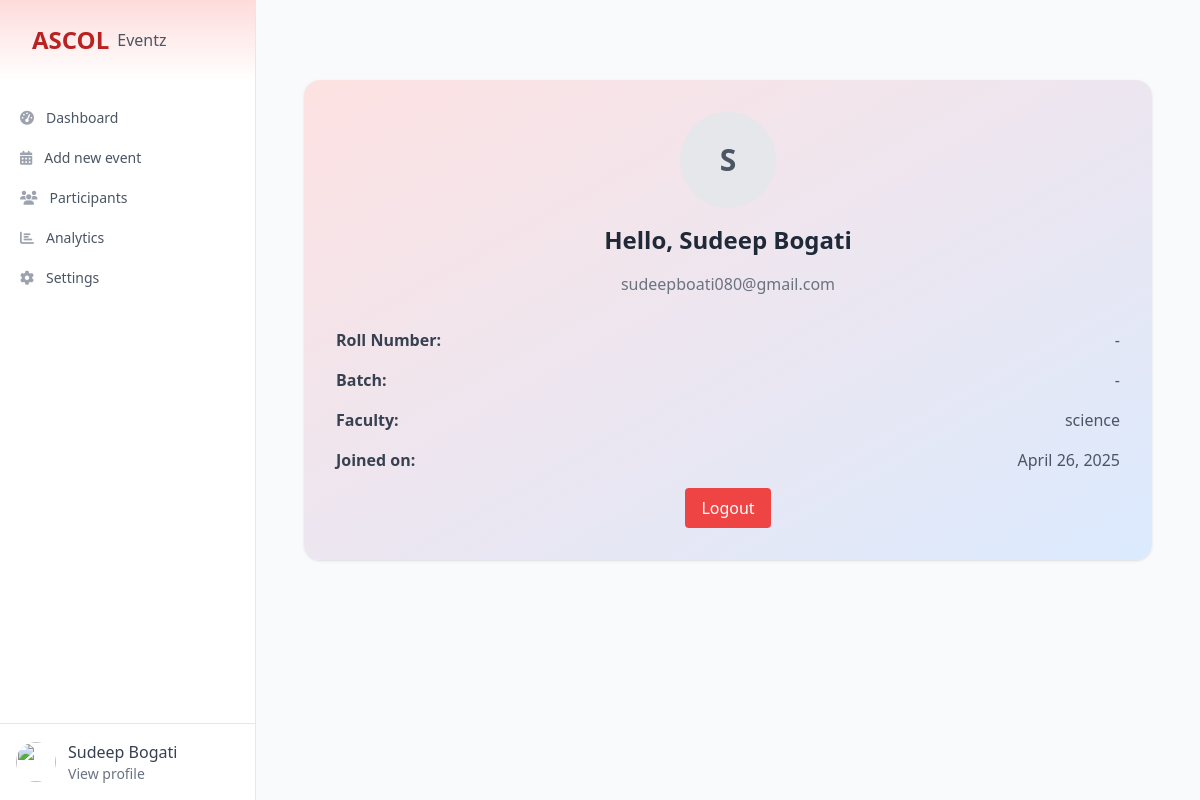
Screenshot of /profile (signed in) with the database file from the repository.
### authentication/models.py (models this page shows, shortened)
class CustomUser(AbstractBaseUser, PermissionsMixin):
    email = models.EmailField(unique=True)
    full_name = models.CharField(max_length=255, blank=True, null=True)
    roll_num = models.CharField(max_length=50, null=True, blank=True)
    batch = models.CharField(max_length=50, blank=True, null=True)
    faculty= models.CharField(max_length=255,blank=True, null=True)
    is_active = models.BooleanField(default=True)
    is_staff = models.BooleanField(default=False)
    date_joined = models.DateTimeField(auto_now_add=True)
    objects = CustomUserManager()
    USERNAME_FIELD = 'email'
    REQUIRED_FIELDS = ['full_name']  # when using createsuperuser command

### authentication/views.py (the view)
# urls.py: path('profile', auth_view.ProfileView.as_view(), name='profile'),
class ProfileView(View):
    def get(self, request):
        return render(request, 'profile.html')

### authentication/templates/profile.html (shortened to what this page needs)
{% extends 'event-dashboard.html' %}
{% load static %}
{% block content %}
<div class="max-w-4xl mx-auto py-12 px-6">
    <div class="bg-gradient-to-br from-red-100 to-blue-100 shadow  rounded-2xl p-8">
        <div class="flex flex-col items-center space-y-4">
            <div class="w-24 h-24 bg-gray-200 rounded-full flex items-center justify-center text-3xl font-bold text-gray-600">
                {{ request.user.full_name|slice:":1" }}
            </div>
            <h1 class="text-2xl font-bold text-gray-800">Hello, {{ request.user.full_name }}</h1>
            <p class="text-gray-500">{{ request.user.email }}</p>
        </div>
        <div class="mt-8 space-y-4">
            <div class="flex justify-between">
                <span class="font-semibold text-gray-700">Roll Number:</span>
                <span class="text-gray-600">{{ request.user.roll_num|default:"-" }}</span>
            </div>
            <div class="flex justify-between">
                <span class="font-semibold text-gray-700">Batch:</span>
                <span class="text-gray-600">{{ request.user.batch|default:"-" }}</span>
            </div>
            <div class="flex justify-between">
                <span class="font-semibold text-gray-700">Faculty:</span>
                <span class="text-gray-600">{{ request.user.faculty|default:"-" }}</span>
            </div>
            <div class="flex justify-between">
                <span class="font-semibold text-gray-700">Joined on:</span>
                <span class="text-gray-600">{{ request.user.date_joined|date:"F d, Y" }}</span>
            </div>
            <div class="mt-6 text-center">
                <button onclick="confirmLogout()" class="bg-red-500 text-white px-4 py-2 rounded hover:bg-red-600">
                    Logout
                </button>
            </div>
            </div>
        </div>
    </div>
</div>
{% endblock %}

### event/templates/event-dashboard.html (shortened to what this page needs)
{% load static %}
<!DOCTYPE html>
<html lang="en">
<head>
    <script src="https://cdn.tailwindcss.com"></script>
    <link rel="stylesheet" href="https://cdnjs.cloudflare.com/ajax/libs/font-awesome/6.4.0/css/all.min.css">
    <link rel="stylesheet" href="https://cdn.jsdelivr.net/npm/flatpickr/dist/flatpickr.min.css">
</head>
<body class="bg-gray-50 min-h-screen">
    <div class="flex fixed w-full h-screen top-0">
        <div class="hidden md:flex md:flex-shrink-0 z-50">
            <div class="flex flex-col w-64 border-r border-gray-200 bg-white">
                <div class="flex pl-8 bg-gradient-to-b from-accent to-transparent py-6 items-center">
                    <div class="flex-shrink-0 flex items-center">
                        <span class="text-2xl font-bold text-primary">ASCOL</span>
                        <span class="ml-2 text-gray-600">Eventz</span>
                    </div>
                </div>
                <div class="h-0 flex-1 flex flex-col pt-5 pb-4 overflow-y-auto">
                    <div class="flex-1 px-3 bg-white space-y-1">
                        <a href="{% url 'event_dashboard' %}"
                            class="{% if request.path == '/events/dashboard/' %}bg-red-100 text-primary{% else %}text-gray-600 hover:bg-gray-50 hover:text-gray-900{% endif %} group flex items-center px-2 py-2 text-sm font-medium rounded-md">
                            <i
                                class="fas fa-tachometer-alt mr-3 {% if request.path == '/events/dashboard/' %}text-primary{% else %}text-gray-400{% endif %}"></i>
                            Dashboard
                        </a>
                        <a href="{% url 'add_event' %}"
                            class="{% if request.path == '/events/add/' %}bg-red-100 text-primary{% else %}text-gray-600 hover:bg-gray-50 hover:text-gray-900{% endif %} group flex items-center px-2 py-2 text-sm font-medium rounded-md">
                            <i
                                class="fas fa-calendar-alt mr-3 {% if request.path == '/events/add/' %}text-primary{% else %}text-gray-400{% endif %}"></i>
                            Add new event
                        </a>
                        <a href="#"
                            class="{% if request.path == '/events/participants/' %}bg-red-100 text-primary{% else %}text-gray-600 hover:bg-gray-50 hover:text-gray-900{% endif %} group flex items-center px-2 py-2 text-sm font-medium rounded-md">
                            <i
                                class="fas fa-users mr-3 {% if request.path == '/events/participants/' %}text-primary{% else %}text-gray-400{% endif %}"></i>
                            Participants
                        </a>
                        <a href="#"
                            class="{% if request.path == '/events/analytics/' %}bg-red-100 text-primary{% else %}text-gray-600 hover:bg-gray-50 hover:text-gray-900{% endif %} group flex items-center px-2 py-2 text-sm font-medium rounded-md">
                            <i
                                class="fas fa-chart-bar mr-3 {% if request.path == '/events/analytics/' %}text-primary{% else %}text-gray-400{% endif %}"></i>
                            Analytics
                        </a>
                        <a href="#"
                            class="{% if request.path == '/events/settings/' %}bg-red-100 text-primary{% else %}text-gray-600 hover:bg-gray-50 hover:text-gray-900{% endif %} group flex items-center px-2 py-2 text-sm font-medium rounded-md">
                            <i
                                class="fas fa-cog mr-3 {% if request.path == '/events/settings/' %}text-primary{% else %}text-gray-400{% endif %}"></i>
                            Settings
                        </a>
                    </div>
                </div>
                <div class="flex-shrink-0 flex border-t border-gray-200 p-4">
                    <a href="#" class="flex-shrink-0 group block">
                        <div class="flex items-center">
                            <div>
                                <img class="inline-block h-10 w-10 rounded-full"
                                    src="https://images.unsplash.com/photo-1472099645785-5658abf4ff4e?ixlib=rb-1.2.1&ixid=eyJhcHBfaWQiOjEyMDd9&auto=format&fit=facearea&facepad=2&w=256&h=256&q=80"
                                    alt="">
                            </div>
                            <a href="{% url 'profile' %}" class="ml-3">
                                <p class="text-base font-medium text-gray-700 group-hover:text-gray-900">
                                    {{request.user.full_name }}</p>
                                <p class="text-sm font-medium text-gray-500 group-hover:text-gray-700">View profile</p>
                                </a>
                        </div>
                    </a>
                </div>
            </div>
        </div>
        <div class="flex-1 -z-0 mt-8 overflow-auto focus:outline-none">
            {% block content %}{% endblock %}
        </div>
</body>
</html>

### rows the page displays
CustomUser: user.full_name "Sudeep Bogati", user.full_name "S", user.email "sudeepboati080@gmail.com", user.roll_num "-", user.batch "-", user.faculty "science", user.date_joined "April 26, 2025"
